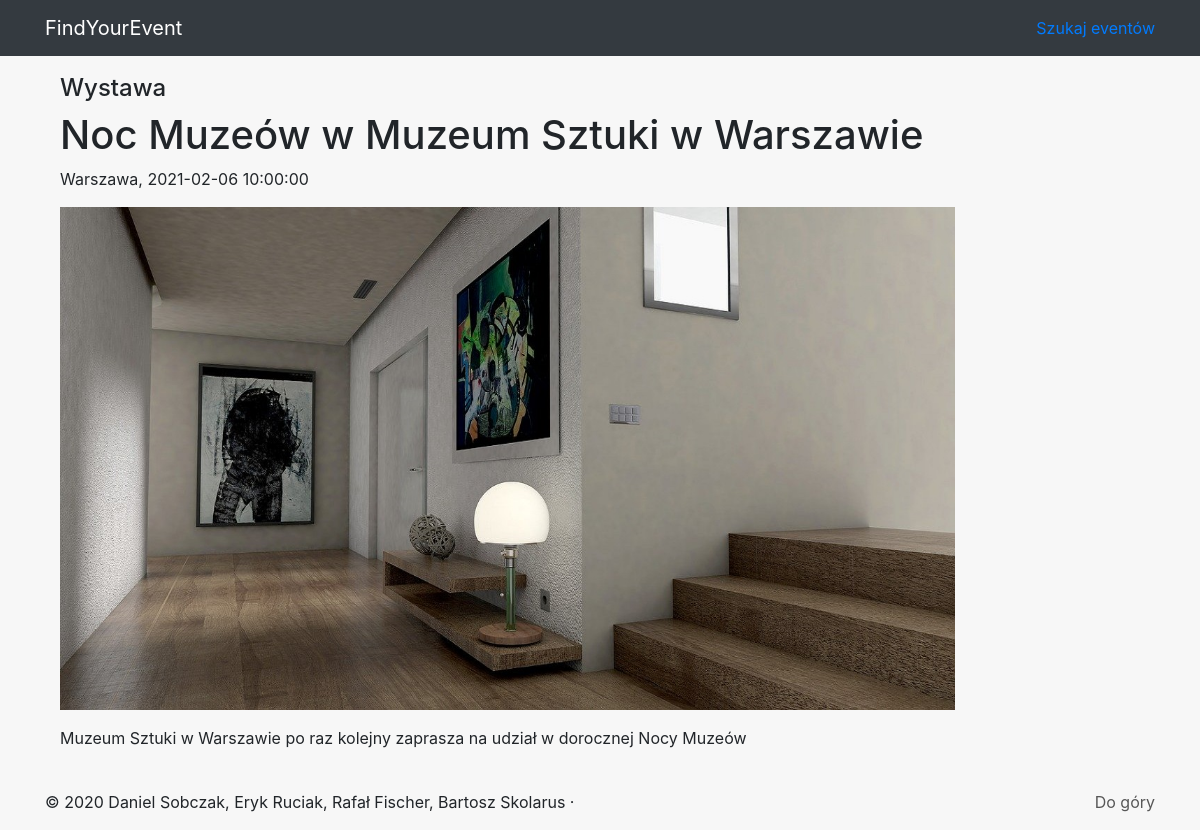
The app's page /details.php?EventID=7 with its own data.
### tables this page shows
CREATE TABLE `events` (
  `EventId` int(11) NOT NULL,
  `Name` text NOT NULL,
  `Description` text NOT NULL,
  `PlaceID` int(11) NOT NULL,
  `TypeID` int(11) NOT NULL,
  `Date` datetime NOT NULL
);

CREATE TABLE `types` (
  `TypeID` int(11) NOT NULL,
  `Type` text NOT NULL
);

CREATE TABLE `places` (
  `PlaceID` int(11) NOT NULL,
  `City` text NOT NULL,
  `Street` text NOT NULL,
  `Number` int(11) NOT NULL,
  `PostalCode` text NOT NULL
);

CREATE TABLE `photos` (
  `id` int(11) NOT NULL,
  `path` text NOT NULL,
  `eventID` int(11) NOT NULL
);

### details.php (the view, shortened to what this page needs)
<?php
    require_once "panel/config.php";
    $id = $_GET['EventID'];
    $sql = "SELECT Name, Description, Date, places.City, types.Type FROM events NATURAL JOIN places NATURAL JOIN types WHERE EventId = ".$id." LIMIT 1";
    $sql2 = "SELECT path FROM photos WHERE EventID=".$id." ORDER BY id DESC LIMIT 1";
    $result = $link->query($sql);
    while ($rekord=$result->fetch_object()) {
    $eventName = $rekord->Name;
    $eventDesc = $rekord->Description;
    $eventCity = $rekord->City;
    $eventDate = $rekord->Date;
    $eventType = $rekord->Type;
    $result2 = $link->query($sql2);
    while ($rekord=$result2->fetch_object()) {
        if ($rekord != null) {
            $eventPhotoPath = $rekord->path;
        }
    }
}
?>
<!DOCTYPE html>
<html lang="en">
<head>
    <link rel="stylesheet" href="https://stackpath.bootstrapcdn.com/bootstrap/4.4.1/css/bootstrap.min.css">
    <link rel="stylesheet" href="/style.css" type="text/css">
</head>
<body>
    <div class="container" style="min-height: 85vh;">
        <div class="col-md-10 mt-4">
            <h4><?php echo $eventType; ?></h4>
            <h1><?php echo $eventName; ?></h1>
            <p><?php echo $eventCity; ?>, <?php echo $eventDate;?></p>
            <p><img src="img/<?php echo $eventPhotoPath; ?>" style="max-width: 100%" alt="(brak zdjęcia)"></p>
            <p><?php echo $eventDesc; ?></p>
            <br>
        </div>
    </div>
</body>
</html>

### style.css (style rules this page uses)
body { background-color: #f7f7f7; padding-top: 50px; }
#top { color: #575757; text-decoration: none; }

### records on screen
events: TypeID.Type "Wystawa", Name "Noc Muzeów w Muzeum Sztuki w Warszawie", PlaceID.City "Warszawa", Date "2021-02-06 10:00:00", Description "Muzeum Sztuki w Warszawie po raz kolejny zaprasza na udział w dorocznej Nocy Muzeów"
photos: path (picture)
